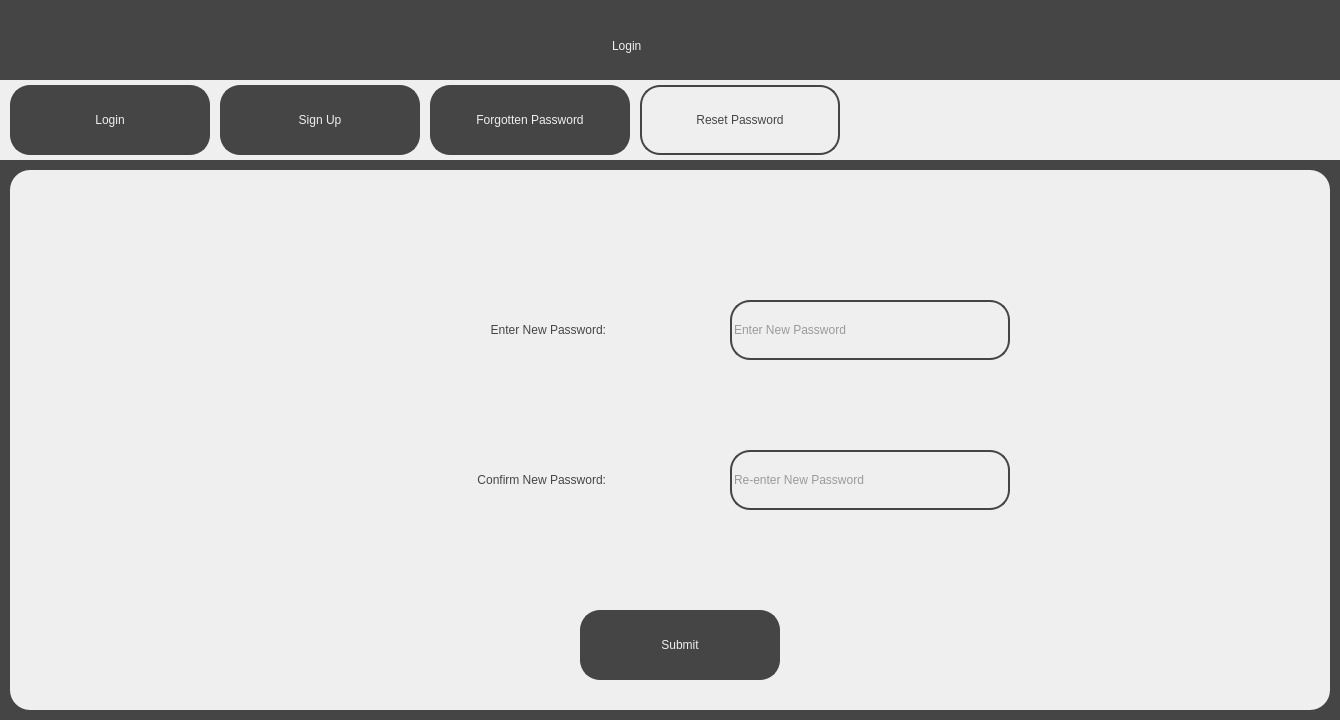
<?xml version="1.0" encoding="UTF-8"?>
<ui version="4.0">
 <class>ResetPassword2Screen</class>
 <widget class="QDialog" name="ResetPassword2Screen">
  <property name="geometry">
   <rect>
    <x>0</x>
    <y>0</y>
    <width>1340</width>
    <height>720</height>
   </rect>
  </property>
  <property name="windowTitle">
   <string>Visualising the Riemann Hypothesis - Reset Password</string>
  </property>
  <property name="sizeGripEnabled">
   <bool>false</bool>
  </property>
  <widget class="QWidget" name="widget" native="true">
   <property name="geometry">
    <rect>
     <x>0</x>
     <y>0</y>
     <width>1340</width>
     <height>720</height>
    </rect>
   </property>
   <property name="styleSheet">
    <string notr="true">background-color: rgb(69, 69, 69);</string>
   </property>
   <widget class="QLabel" name="Title">
    <property name="geometry">
     <rect>
      <x>612</x>
      <y>20</y>
      <width>116</width>
      <height>51</height>
     </rect>
    </property>
    <property name="styleSheet">
     <string notr="true">font: 36pt &quot;Sans Serif&quot;; color:rgb(239, 239, 239)</string>
    </property>
    <property name="text">
     <string>Login</string>
    </property>
   </widget>
   <widget class="QWidget" name="TabBar" native="true">
    <property name="geometry">
     <rect>
      <x>0</x>
      <y>80</y>
      <width>1340</width>
      <height>80</height>
     </rect>
    </property>
    <property name="styleSheet">
     <string notr="true">background-color: rgb(239, 239, 239);</string>
    </property>
    <widget class="QPushButton" name="LoginTab">
     <property name="geometry">
      <rect>
       <x>10</x>
       <y>5</y>
       <width>200</width>
       <height>70</height>
      </rect>
     </property>
     <property name="cursor">
      <cursorShape>PointingHandCursor</cursorShape>
     </property>
     <property name="styleSheet">
      <string notr="true">border: 2px solid;
border-radius: 20px;
border-color:rgb(69, 69, 69);
background-color: rgb(69, 69, 69);
font: 36pt &quot;Sans Serif&quot;; color:rgb(239, 239, 239);
</string>
     </property>
     <property name="text">
      <string>Login</string>
     </property>
    </widget>
    <widget class="QPushButton" name="SignUpTab">
     <property name="geometry">
      <rect>
       <x>220</x>
       <y>5</y>
       <width>200</width>
       <height>70</height>
      </rect>
     </property>
     <property name="cursor">
      <cursorShape>PointingHandCursor</cursorShape>
     </property>
     <property name="styleSheet">
      <string notr="true">border: 2px solid;
border-radius: 20px;
border-color:rgb(69, 69, 69);
background-color: rgb(69, 69, 69);
font: 36pt &quot;Sans Serif&quot;; color:rgb(239, 239, 239);
</string>
     </property>
     <property name="text">
      <string>Sign Up</string>
     </property>
    </widget>
    <widget class="QPushButton" name="ForgottenPasswordTab">
     <property name="geometry">
      <rect>
       <x>430</x>
       <y>5</y>
       <width>200</width>
       <height>70</height>
      </rect>
     </property>
     <property name="cursor">
      <cursorShape>PointingHandCursor</cursorShape>
     </property>
     <property name="styleSheet">
      <string notr="true">border: 2px solid;
border-radius: 20px;
border-color:rgb(69, 69, 69);
background-color: rgb(69, 69, 69);
font: 12pt &quot;Sans Serif&quot;; color:rgb(239, 239, 239);
</string>
     </property>
     <property name="text">
      <string>Forgotten Password</string>
     </property>
    </widget>
    <widget class="QPushButton" name="ResetPasswordTab">
     <property name="geometry">
      <rect>
       <x>640</x>
       <y>5</y>
       <width>200</width>
       <height>70</height>
      </rect>
     </property>
     <property name="cursor">
      <cursorShape>PointingHandCursor</cursorShape>
     </property>
     <property name="styleSheet">
      <string notr="true">border: 2px solid;
border-radius: 20px;
border-color:rgb(69, 69, 69);
background-color: rgb(239, 239, 239);
font: 20pt &quot;Sans Serif&quot;; color:rgb(69, 69, 69);
</string>
     </property>
     <property name="text">
      <string>Reset Password</string>
     </property>
    </widget>
   </widget>
   <widget class="QWidget" name="MainWidget" native="true">
    <property name="geometry">
     <rect>
      <x>10</x>
      <y>170</y>
      <width>1320</width>
      <height>540</height>
     </rect>
    </property>
    <property name="styleSheet">
     <string notr="true">background-color: rgb(239, 239, 239);
border-radius: 20px;</string>
    </property>
    <widget class="QLabel" name="PasswordText">
     <property name="geometry">
      <rect>
       <x>260</x>
       <y>130</y>
       <width>341</width>
       <height>61</height>
      </rect>
     </property>
     <property name="styleSheet">
      <string notr="true">font: 25pt &quot;Sans Serif&quot;; color:rgb(69, 69, 69);
background-color: rgb(239, 239, 239); padding: 5px;</string>
     </property>
     <property name="text">
      <string>&lt;html&gt;&lt;head/&gt;&lt;body&gt;&lt;p align=&quot;right&quot;&gt;Enter New Password:&lt;/p&gt;&lt;/body&gt;&lt;/html&gt;</string>
     </property>
    </widget>
    <widget class="QLabel" name="ConfirmPasswordText">
     <property name="geometry">
      <rect>
       <x>210</x>
       <y>280</y>
       <width>391</width>
       <height>61</height>
      </rect>
     </property>
     <property name="styleSheet">
      <string notr="true">font: 25pt &quot;Sans Serif&quot;; color:rgb(69, 69, 69);
background-color: rgb(239, 239, 239); padding: 5px;</string>
     </property>
     <property name="text">
      <string>&lt;html&gt;&lt;head/&gt;&lt;body&gt;&lt;p align=&quot;right&quot;&gt;Confirm New Password:&lt;/p&gt;&lt;/body&gt;&lt;/html&gt;</string>
     </property>
    </widget>
    <widget class="QLineEdit" name="PasswordInput">
     <property name="geometry">
      <rect>
       <x>720</x>
       <y>130</y>
       <width>280</width>
       <height>60</height>
      </rect>
     </property>
     <property name="styleSheet">
      <string notr="true">background-color: rgb(239, 239, 239);
color: rgb(69, 69, 69);
font: 18pt &quot;Sans Serif&quot;;
border: 2px solid;
border-radius: 20px;
border-color:rgb(69, 69, 69);</string>
     </property>
     <property name="text">
      <string/>
     </property>
     <property name="cursorPosition">
      <number>0</number>
     </property>
     <property name="placeholderText">
      <string>Enter New Password</string>
     </property>
    </widget>
    <widget class="QLineEdit" name="ConfirmPasswordInput">
     <property name="geometry">
      <rect>
       <x>720</x>
       <y>280</y>
       <width>280</width>
       <height>60</height>
      </rect>
     </property>
     <property name="styleSheet">
      <string notr="true">background-color: rgb(239, 239, 239);
color: rgb(69, 69, 69);
font: 18pt &quot;Sans Serif&quot;;
border: 2px solid;
border-radius: 20px;
border-color:rgb(69, 69, 69);</string>
     </property>
     <property name="text">
      <string/>
     </property>
     <property name="echoMode">
      <enum>QLineEdit::Password</enum>
     </property>
     <property name="cursorPosition">
      <number>0</number>
     </property>
     <property name="placeholderText">
      <string>Re-enter New Password</string>
     </property>
    </widget>
    <widget class="QPushButton" name="SubmitButton">
     <property name="geometry">
      <rect>
       <x>570</x>
       <y>440</y>
       <width>200</width>
       <height>70</height>
      </rect>
     </property>
     <property name="cursor">
      <cursorShape>PointingHandCursor</cursorShape>
     </property>
     <property name="styleSheet">
      <string notr="true">border: 2px solid;
border-radius: 20px;
border-color:rgb(69, 69, 69);
background-color: rgb(69, 69, 69);
font: 36pt &quot;Sans Serif&quot;; color:rgb(239, 239, 239);
</string>
     </property>
     <property name="text">
      <string>Submit</string>
     </property>
    </widget>
   </widget>
  </widget>
 </widget>
 <resources/>
 <connections/>
</ui>
